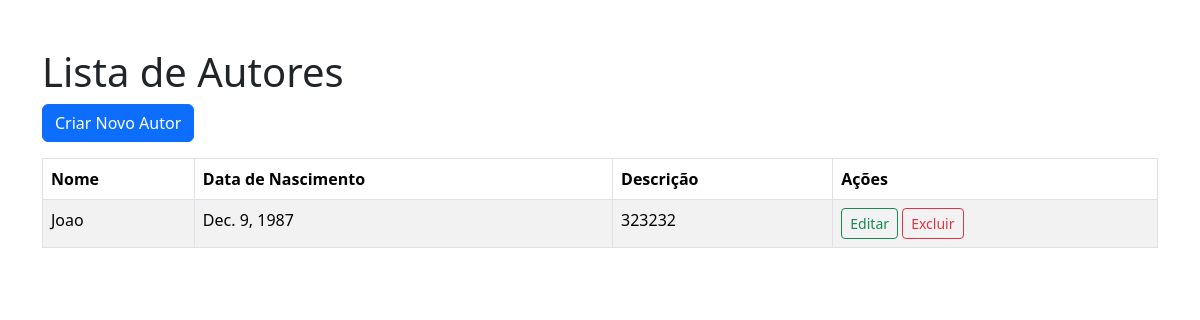
The app's page /autores/, older data.
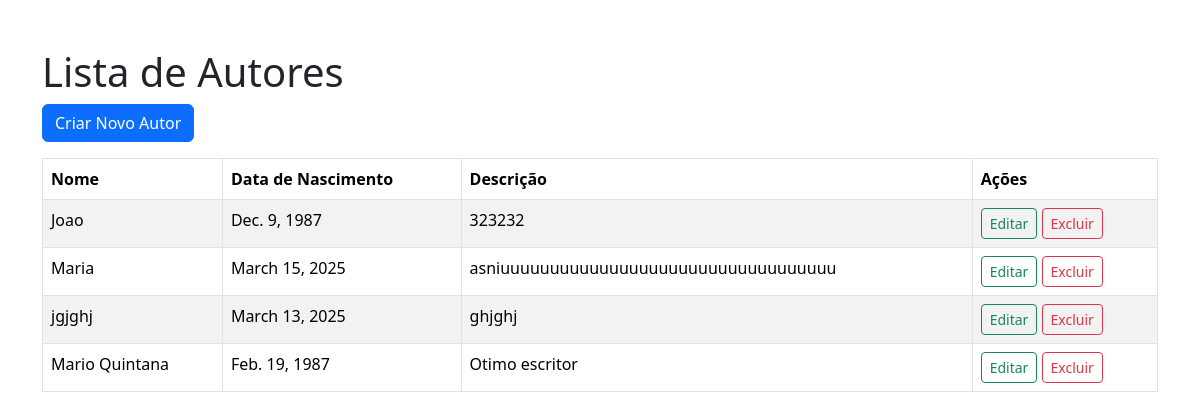
The same page, newer data.
### crudApp/models.py (models this page shows, shortened)
class Autor(models.Model):
    nome_autor = models.CharField(max_length=255)
    data_nascimento = models.DateField()
    descricao = models.CharField(max_length=255)

### crudApp/views.py (the view)
# urls.py: path('autores/', views.autor_list, name='autor_list'),
def autor_list(request):
    autor = Autor.objects.all()
    return render(request, 'autores.html', {'autor':autor})

### crudApp/templates/autores.html (shortened to what this page needs)
<!DOCTYPE html>
<html lang="pt-br">
<head>
    <link href="https://cdn.jsdelivr.net/npm/bootstrap@5.3.3/dist/css/bootstrap.min.css" rel="stylesheet">
</head>
<body>
    <main>
        <div class="container mt-5">
            <h1>Lista de Autores</h1>
            <a href="{% url 'create_autor' %}" class="btn btn-primary mb-3">Criar Novo Autor</a>
            <table class="table table-striped table-bordered">
                <thead>
                    <tr>
                        <th scope="col">Nome</th>
                        <th scope="col">Data de Nascimento</th>
                        <th scope="col">Descrição</th>
                        <th scope="col">Ações</th>
                    </tr>
                </thead>
                <tbody>
                    {% for autor in autor %}
                        <tr>
                            <td>{{ autor.nome_autor }}</td>
                            <td>{{ autor.data_nascimento }}</td>
                            <td>{{ autor.descricao }}</td>
                            <td>
                                <a href="{% url 'update_autor' pk=autor.pk %}" class="btn btn-outline-success btn-sm">Editar</a>
                                <a href="{% url 'delete_autor' pk=autor.pk %}" class="btn btn-outline-danger btn-sm">Excluir</a>
                            </td>
                        </tr>
                    {% endfor %}
                </tbody>
            </table>
        </div>
    </main>
</body>
</html>

Row changes from the older to the newer data that the page shows:
added Autor: nome_autor "Maria", data_nascimento "March 15, 2025", descricao "asniuuuuuuuuuuuuuuuuuuuuuuuuuuuuuuuuuu"
added Autor: nome_autor "jgjghj", data_nascimento "March 13, 2025", descricao "ghjghj"
added Autor: nome_autor "Mario Quintana", data_nascimento "Feb. 19, 1987", descricao "Otimo escritor"
